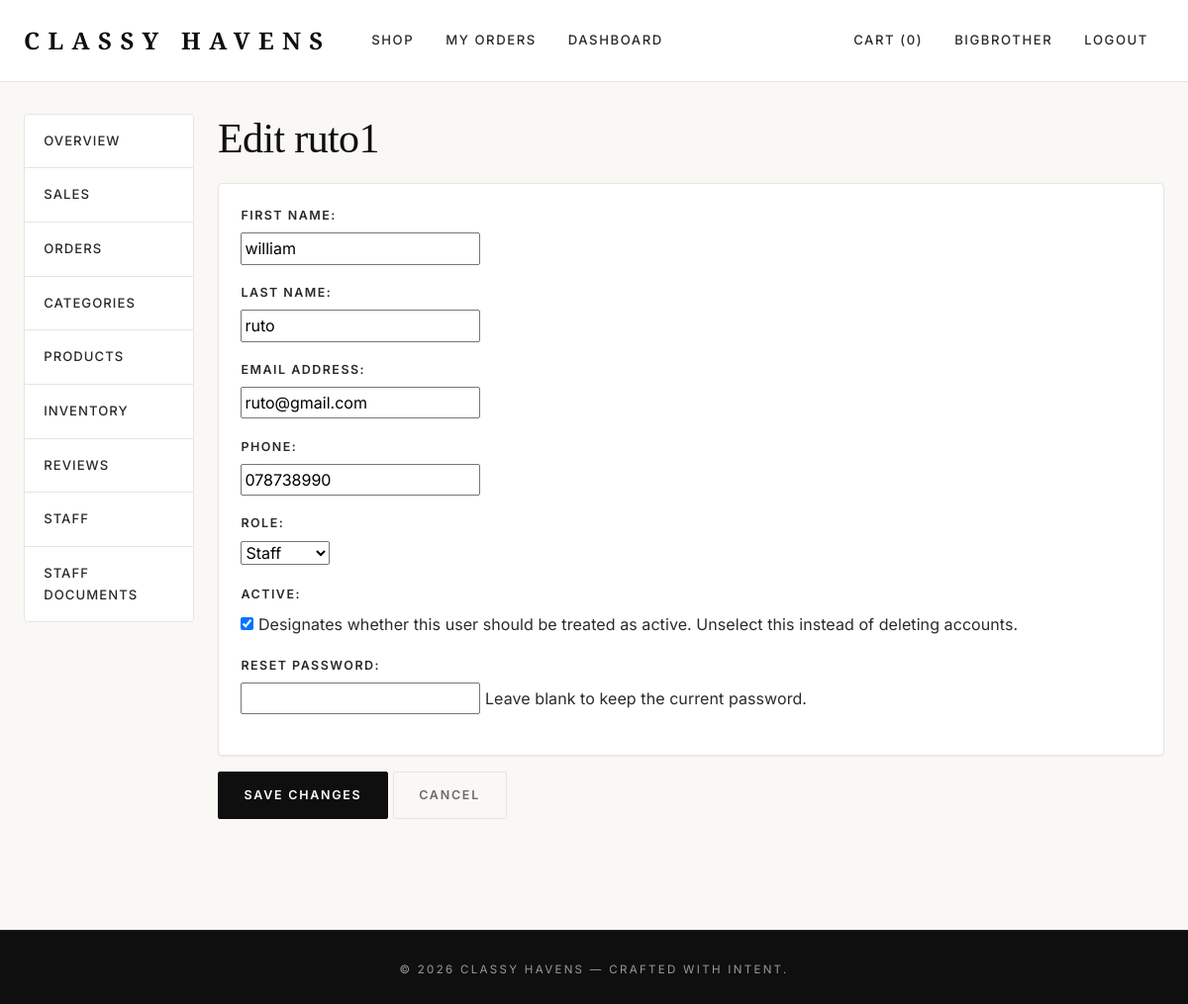
/dashboard/staff/4/edit/ (signed in), run on the app's committed database.
### accounts/models.py (models this page shows, shortened)
class CustomUser(AbstractUser):
    class Roles(models.TextChoices):
        CUSTOMER = "customer", "Customer"
        STAFF    = "staff",    "Staff"
        MANAGER  = "manager",  "Manager"
        ADMIN    = "admin",    "Admin"
    role = models.CharField(max_length=20, choices=Roles.choices,
                            default=Roles.CUSTOMER)
    phone = models.CharField(max_length=20, blank=True)
    avatar = models.ImageField(
        upload_to="avatars/%Y/%m/", blank=True, null=True,
        help_text="Optional profile picture (JPEG, PNG, WebP).",
    )
    @property
    def is_staff_member(self):
        return (
            self.is_superuser
            or self.is_staff
            or self.role in (self.Roles.STAFF, self.Roles.MANAGER, self.Roles.ADMIN)
        )

### dashboard/views.py (the view, shortened to what this page needs)
# urls.py: path("staff/<int:pk>/edit/", views.StaffUpdateView.as_view(), name="staff_edit"),
class StaffUpdateView(StaffRequiredMixin, PermissionRequiredMixin, UpdateView):
    permission_required = "accounts.change_customuser"
    model = CustomUser
    form_class = StaffUpdateForm
    template_name = "dashboard/staff_form.html"
    success_url = reverse_lazy("dashboard:staff_list")
    def get_queryset(self):
        return CustomUser.objects.filter(is_superuser=False)

### dashboard/forms.py (shortened to what this page needs)
class StaffUpdateForm(forms.ModelForm):
    new_password = forms.CharField(
        widget=forms.PasswordInput, required=False,
        label="Reset password",
        help_text="Leave blank to keep the current password.",
    )
    class Meta:
        model = CustomUser
        fields = ["first_name", "last_name", "email", "phone", "role", "is_active"]
    def __init__(self, *args, **kwargs):
        super().__init__(*args, **kwargs)
        self.fields["role"].choices = [
            (CustomUser.Roles.STAFF,   "Staff"),
            (CustomUser.Roles.MANAGER, "Manager"),
            (CustomUser.Roles.ADMIN,   "Admin"),
        ]

### cart/cart.py (called while the page is built)
    def __len__(self):
        return sum(item["quantity"] for item in self.cart.values())

    def total_quantity(self):
        return len(self)

### cart/context_processors.py (called while the page is built)
def cart(request):
    return {"cart": Cart(request)}

### config/context_processors.py (called while the page is built)
def currency(request):
    return {
        "CURRENCY_CODE": settings.CURRENCY_CODE,
        "CURRENCY_SYMBOL": settings.CURRENCY_SYMBOL,
    }

### dashboard/views.py (called while the page is built)
    def dispatch(self, request, *args, **kwargs):
        if not request.user.is_authenticated:
            return super().dispatch(request, *args, **kwargs)
        if not request.user.is_staff_member:
            messages.error(request, "Staff access required.")
            return redirect("catalog:product_list")
        return super().dispatch(request, *args, **kwargs)

### templates/dashboard/staff_form.html (shortened to what this page needs)
{% extends "dashboard/base.html" %}
{% block dashboard_content %}
<h1>{% if object %}Edit {{ object.username }}{% else %}Create staff account{% endif %}</h1>
<form method="post" novalidate>
    <div class="card mb-3"><div class="card-body">
        {{ form.as_p }}
    </div></div>
    <button class="btn btn-dark">
        {% if object %}Save changes{% else %}Create account{% endif %}
    </button>
    <a href="{% url 'dashboard:staff_list' %}" class="btn btn-outline-secondary">Cancel</a>
</form>
{% endblock %}

### templates/base.html (shortened to what this page needs)
{% load static %}
<!doctype html>
<html lang="en">
<head>
    <link href="https://cdn.jsdelivr.net/npm/bootstrap@5.3.3/dist/css/bootstrap.min.css" rel="stylesheet">
    <link rel="stylesheet" href="{% static 'css/style.css' %}">
</head>
<body class="d-flex flex-column min-vh-100">
<nav class="navbar navbar-expand-lg">
    <div class="container">
        <a class="navbar-brand" href="{% url 'catalog:product_list' %}">Classy&nbsp;Havens</a>
        <div class="collapse navbar-collapse" id="nav">
            <ul class="navbar-nav me-auto">
                <li class="nav-item"><a class="nav-link" href="{% url 'catalog:product_list' %}">Shop</a></li>
                {% if user.is_authenticated %}
                    <li class="nav-item"><a class="nav-link" href="{% url 'orders:order_list' %}">My Orders</a></li>
                {% endif %}
                {% if user.is_staff_member %}
                    <li class="nav-item"><a class="nav-link" href="{% url 'dashboard:index' %}">Dashboard</a></li>
                {% endif %}
            </ul>
            <ul class="navbar-nav align-items-lg-center">
                <li class="nav-item">
                    <a class="nav-link" href="{% url 'cart:cart_detail' %}">Cart ({{ cart.total_quantity }})</a>
                </li>
                {% if user.is_authenticated %}
                    <li class="nav-item"><a class="nav-link" href="{% url 'accounts:profile' %}">{{ user.username }}</a></li>
                    <li class="nav-item"><a class="nav-link" href="{% url 'accounts:logout' %}">Logout</a></li>
                {% else %}
                    <li class="nav-item"><a class="nav-link" href="{% url 'accounts:login' %}">Login</a></li>
                    <li class="nav-item"><a class="nav-link" href="{% url 'accounts:register' %}">Register</a></li>
                {% endif %}
            </ul>
        </div>
    </div>
</nav>
<main class="flex-grow-1">
    <div class="container">
        {% block content %}{% endblock %}
    </div>
</main>
<footer class="mt-5 py-4">
    <div class="container text-center">
        <small>&copy; {% now "Y" %} Classy Havens — Crafted with intent.</small>
    </div>
</footer>
</body>
</html>

### static/css/style.css (style rules this page uses)
:root { --ch-black: #0f0f0f; --ch-charcoal: #2a2a2a; --ch-gray: #6b6b6b; --ch-muted: #9a9a9a; --ch-cream: #faf8f5; --ch-cream-alt: #f3efe9; --ch-white: #ffffff; --ch-border: #e8e5e0; --ch-gold: #c9a961; --ch-gold-dark: #a88a4a; --ch-danger: #b83232; --ch-success: #2f7a4d; --font-display: 'Playfair Display', Georgia, 'Times New Roman', serif; --font-body: 'Inter', -apple-system, BlinkMacSystemFont, 'Segoe UI', sans-serif; --shadow-sm: 0 1px 2px rgba(15,15,15,0.05); --shadow-md: 0 8px 24px rgba(15,15,15,0.07); --shadow-lg: 0 20px 48px rgba(15,15,15,0.10); --radius-sm: 2px; --radius: 4px; --radius-lg: 8px; }
* { box-sizing: border-box; }
html { scroll-behavior: smooth; }
body { margin: 0; font-family: var(--font-body); font-weight: 400; color: var(--ch-black); background-color: var(--ch-cream); line-height: 1.65; letter-spacing: 0.005em; -webkit-font-smoothing: antialiased; -moz-osx-font-smoothing: grayscale; }
h1, h2, h3, h4, h5, h6, .display { font-family: var(--font-display); font-weight: 500; letter-spacing: -0.015em; color: var(--ch-black); line-height: 1.2; }
h1 { font-size: clamp(2rem, 3.5vw, 3rem); margin-bottom: 1.25rem; }
a { color: var(--ch-black); text-decoration: none; transition: color .2s ease; }
p { color: var(--ch-charcoal); }
small, .text-muted { color: var(--ch-muted) !important; }
.container { max-width: 1240px; padding-left: 1.5rem; padding-right: 1.5rem; }
main { padding-top: 2rem; padding-bottom: 4rem; }
.navbar { background: var(--ch-white) !important; border-bottom: 1px solid var(--ch-border); padding: 1rem 0; position: sticky; top: 0; z-index: 1000; backdrop-filter: saturate(180%) blur(10px); }
.navbar-brand { font-family: var(--font-display); font-weight: 700; font-size: 1.5rem; letter-spacing: 0.35em; color: var(--ch-black) !important; padding-right: 0.35em; text-transform: uppercase; }
.navbar-nav .nav-link { font-family: var(--font-body); font-size: 0.82rem; font-weight: 500; letter-spacing: 0.12em; text-transform: uppercase; color: var(--ch-charcoal) !important; padding: 0.5rem 1rem !important; transition: color .2s ease; }
.btn { font-family: var(--font-body); font-size: 0.78rem; font-weight: 600; letter-spacing: 0.14em; text-transform: uppercase; border-radius: var(--radius-sm); padding: 0.85rem 1.6rem; transition: all .25s ease; border-width: 1px; }
.btn-dark { background: var(--ch-black); border-color: var(--ch-black); color: var(--ch-white); }
.btn-outline-secondary { color: var(--ch-gray); border-color: var(--ch-border); }
.card { background: var(--ch-white); border: 1px solid var(--ch-border); border-radius: var(--radius); box-shadow: var(--shadow-sm); }
.card-body { padding: 1.4rem; }
.form-label, label { font-size: 0.78rem; font-weight: 600; letter-spacing: 0.12em; text-transform: uppercase; color: var(--ch-charcoal); margin-bottom: 0.4rem; display: block; }
form p { margin-bottom: 1.15rem; }
form p label { margin-bottom: 0.4rem; }
.nav-link { color: var(--ch-charcoal); font-size: 0.88rem; font-weight: 500; letter-spacing: 0.08em; text-transform: uppercase; }
footer { background: var(--ch-black) !important; color: var(--ch-muted); padding: 2.5rem 0 !important; margin-top: 5rem; border-top: 1px solid var(--ch-charcoal); }
footer small { letter-spacing: 0.2em; text-transform: uppercase; font-size: 0.72rem; color: var(--ch-muted); }

### data on the page
CustomUser: username "BIGBROTHER"
CustomUser: username "ruto1", first_name "william", last_name "ruto", email "ruto@gmail.com", phone "078738990", role "Staff", is_active "☑"

### other printed values
{{ cart.total_quantity }} "0"
